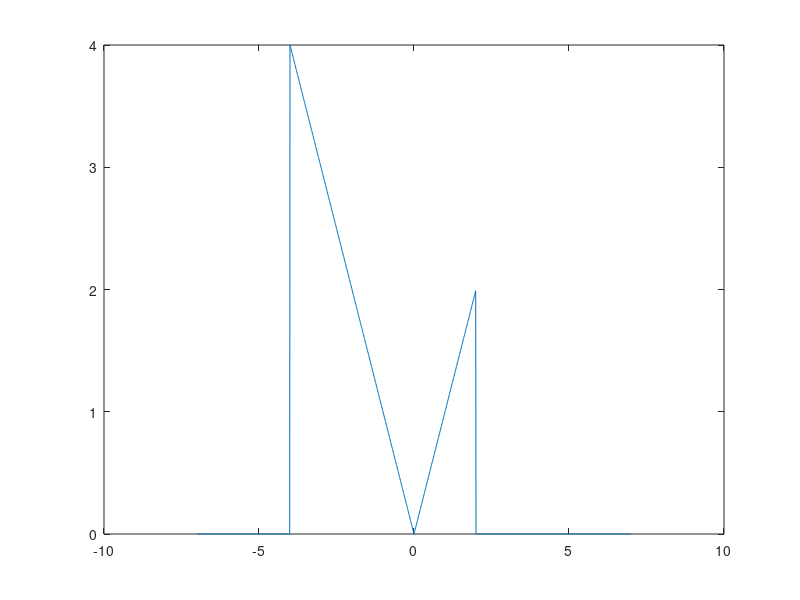

This chart was generated by the following MATLAB code: (Note: this script raises an error after producing the figure.)
%% P01: Señales en tiempo continuo. 
%
%% Integrantes
% * Aleks Adrián Calderón Vázquez
% * Carlos Josafath López Favila
% * Fredy Bautista Dominguez
% * Irvin Adrián Vázquez Ruíz
% * Iván Rodrigo Santacruz Bravo

%% Introduccion
% 
% *|<https://colab.research.google.com/drive/17Dx1yhdjRVXPIbJ-0FxP6GTo0B-tiB3j?usp=sharing Código> de las graficas del punto 4 en Colab|*
% 

%% Objetivos
% * Manipulación básica de MATLAB
% * Gráficas de señales reales y complejas continuas
% * Transformación de señales continuas (escalamientos y traslaciones)
% * Calculo de energía y potencia de señales continuas
%
%% Desarrollo
%
%
%% 1. Reproducir la sección 1.11 del libro de Lathi (versión de clase).
% *_1.11-1 Funciones Anónimas_*
% Para crear una función en MATLAB igualamos el nombre de la función con un
% @ y entre paréntesis la variable independiente de la función, seguida de
% la señal que se representará por la función anónima:
%%
f = @(t) exp(-t).*cos(2*pi*t);
%%
% Damos un valor a t y evaluamos f con el valor de t.
t = 0; f(t)
%%
% Si creamos un vector con distintos valores y evaluamos la función  con
% dicho vector, obtendrémos otro vector de la misma dimensión con los
% valores obtenidos de evaluar la función con el vector. Ejemplo:
%%
t = (-2:2); % creamos un vector con valores enteros desde -2 hasta 2
f(t)
%%
% El comando *plot()* grafica el resultado de la evaluación, con valores de
% f(t) contra los de t.
%%
plot(t,f(t));
xlabel('t'); ylabel('f(t)'); grid;
%%
% Con los pocos valores que obtuvimos en el vector de t, la gráfica creada
% no es tan exacta. Normalmente para funciones oscilatorias, graficar entre
% 20 y 200 puntos por oscilación es adecuado. En este caso ocupamos 100
% puntos, por lo que el vector de t tendrá una dimensión de 1x100.

t = (-2:0.01:2);
%%
% La función es evaluada y graficada nuevamente con los 100 valores del
% vector t:

plot(t,f(t));
xlabel('t'); ylabel('f(t)'); grid;
%%
% *_Operadores Relacionales y la Función del Paso Unitario_*
%
% En MATLAB, un operador relacional compara dos elementos. Si la 
% comparación es verdadera, se devuelve un verdadero (1) lógico. Si la 
% comparación es falsa, se devuelve un falso lógico (0). A veces llamadas 
% funciones indicadoras, los operadores relacionales indican si una condición 
% es verdadera.
% La función de Paso Unitario ya está definida usando el operador menor o
% igual que:

%%
u = @(t) 1.0.*(t>=0);
%%
% Cualquier función que tenga una discontinuidad, como el paso unitario,
% será dificil de graficar. Por ejemplo si graficamos con pocos puntos:
%%
t = (-2:2); plot(t,u(t));
xlabel('t'); ylabel('u(t)'); 
%%
% MATLAB conecta los datos de las gráficas con lineas por lo tanto no
% parece haber una discontinuidad en t=0. es por eso que se ocupan muchos
% más valores a la hora de realizar la gráfica. Tabién se ajustan los
% límites de graficación de la gráfica, para poder ver con mayor campo de
% visión la gráfica.
%%
t = (-2:0.01:2); plot(t,u(t));
xlabel('t'); ylabel('u(t)');
axis([-2 2 -0.1 1.1]); 
%% 
% La función _axis_ tiene como argumento un vector de 4 elementos, a los
% que la función lee como: valor mínimo en x, valor máximo en x, valor
% mínimo en y, y por último, valor máximo en y: axis([xmin xmax ymin
% ymax]).
%%
% Los operadores relacionales pueden ser combinados usando AND, OR y NOT
% lógicos:
%%
 p = @(t) 1.0.*((t>=0)&(t<1));
 t = (-1:0.01:2); plot(t,p(t));
 xlabel('t'); ylabel('p(t) = u(t)-u(t-1)');
 axis([-1 2 -.1 1.1]); 
 %%
 % En la función anónima *p* estamos graficándo el valor de p(t)=1 entre 
 % los valores de t mayor o igual a 0 y menor que 1.
 %%
 % *_Visualización de Operaciones en la Variable Independiente_*
 %
 % Es común encontrar distintas operaciones en las señales como lo son las 
 % traslaciones y los escalamientos y las funciones anónimas de MATLAB nos
 % ayudan a su estudio.
 % Considerando la señal: 
 % 
 % $$ g(t)=f(t)u(t)=e^{-t} cos(2\pi t)u(t) $$
 %
 % que es una versión causal de f(t), es fácil de representar con una
 % función anónima de MATLAB.
 %%
 g=@(t) f(t).*u(t);
 %%
 % También es posible realizar operaciones combinadas. En este ejemplo
 % haremos un escalamiento horizontal y una traslación horizontal:
 % g(t)=(2t+1) y la graficaremos para comparar con la función original
 % g(t).
 %%
 t=(-2:0.01:2);
 plot(t,g(2*t+1)); 
 xlabel('t'); ylabel('g(2t+1)'); grid;
 %% 
 % Ahora graficaremos g(-t+1) que es una traslación horizontal y una
 % inversión respecto al eje vertical:
 %%
 plot(t,g(-t+1));
 xlabel('t'); ylabel('g(-t+1)'); grid;
 %%
 % Y finalmente haremos una suma de las dos funciones anteriores que darán
 % lugar a una nueva función h(t).
 % h(t)=g(2t+1)+g(-t+1)
 %%
 plot(t,g(2*t+1)+g(-t+1)); 
 xlabel('t'); ylabel('h(t)'); grid;
 %%
 % *_1.11-4 Integración Numérica y Estimación de la Energía de una Señal_*
 % 
 % Para calcular la Energía de una Señal necesitamos realizar una integral
 % del cuadrado de las señales. Para facilitar y agilizar estos cálculos
 % podemos realizar este cálculo en MATLAB por medio de la integración
 % numérica.
 %
 % Considerando la señal:
 %
 % $$ x(t)=e^{-t}(u(t)-u(t-1)) $$
 %
 % su energía se calcula como:
 %
 % $$ E_{x(t)}=\int_{-\infty}^{\infty} \mid{x(t)}\mid ^2 \,dt = \int_0^1 e^{-2t}\,dt  $$
 %%
 % Calculandola por integración numérica con MATLAB:
 %%
 x = @(t) exp(-t).*((t>=0)&(t<1));
 %%
 % con un $$ \triangle{t}=0.01 $$ creamos el vector t:
 %%
 t=(0:0.01:1);
 %%
 % El resultado del cálculo usando el comando _sum()_ es:
 %%
 E_x=sum(x(t).*x(t)*0.01)
 %%
 % El resultado no es correcto, pero disminuyendo $$ \triangle{t} $$ la
 % aproximación mejorará
 %
 % Matlab tiene una función que aplica una mejor técnica de integración 
 % numérica llamada cuadratura de Simpson adaptativa recursiva.
 % Para hacerlo, ocupamos _quad()_ que requiere una función, un límite
 % inferior de integración, un límite duperior de integración.
 % No necesitamos especificar $$ \triangle{t} $$
 %%
 x_squared = @(t) x(t).*x(t);
 E_x = quad(x_squared,0,1)
 %%
 % Estas mismas técnicas son ocupadas para estimar la energía de una señal
 % compleja. Considere la señal g(t) que ya se definió anteriormente. Su
 % energía se describe como: 
 %
 % $$ E_q = \int_0^{\infty} e^{-2t}{cos(2\pi t)}^2\,dt $$
 %
 % y una solución muy cercana es calcularla con MATLAB:
 %%
 g_squared = @(t) g(t).*g(t);
 %%
 % Aunque el límite de integración superior es hasta el infinito, la
 % exponencial decae hasta tener valores efectivos de cero mucho antes de
 % 100. Por lo tanto el límite inferior de la suma será t=100 y $$
 % \triangle{t}=0.001 $$ 
 %% 
 t = (0:0.001:100);
 E_g = sum(g_squared(t)*0.001)
 %%
 % Y calculando E_q con _quad()_:
 %%
 E_g = quad(g_squared,0,100)
 
 %% 
 % Podemos notar que ambas soluciones son muy parecidas o casi iguales.
 %%
 % *DRILL 1.21 Computing Signal Energy with MATLAB*
 %
 % Usa MATLAB para confirmar que la energía de la señal h(t), definida por
 % h(t)=g(2t+1)+g(-t+1), es $$ E_h = 0.37668 $$
 %%
 % Si ocupamos $$ \triangle{t}=0.001 $$
 %%
 h=@(t) g(2*t+1)+g(-t+1);
 t=(-100:0.001:100);
 h_squared=@(t) h(t).*h(t);
 E_h=sum(h_squared(t)*0.001) % Con el comando sum()
 E_h=quad(h_squared,-100,100) % Con el comando quad()
 %%


%% 2. Resuelve el problema 1.2-2 usando las herramientas del paso anterior.
% *Para la señal x(t) de la Fig. P1.2-2 grafica lo siguiente:*
%%
% _*Grafica de la funcion x(t)*_
u = @(t) 1.0.*(t>=0)+0.0.*(t<0);
f = @(t) -t.*(u(t+4)-u(t));
g = @(t) t.*(u(t)-u(t-2));
h = @(t) -t.*(u(t+4)-u(t))+t.*(u(t)-u(t-2))+0.*(t<-4 & t>-2);
t = (-7:0.01:7); 
plot(t,h(t));
plano = gca;
plano.XAxisLocation = "origin";
plano.YAxisLocation = "origin";
grid on;
xlim([-6,4]);
ylim([-1,5]);

%%
% _*(a) x(t-4)*_
plot(t,h(t-4));
plano = gca;
plano.XAxisLocation = "origin";
plano.YAxisLocation = "origin";
grid on;
xlim([-2,8]);
ylim([-1,5]);

%%
% _*(b) x(t/1.5)*_
plot(t,h(t/1.5));
plano = gca;
plano.XAxisLocation = "origin";
plano.YAxisLocation = "origin";
grid on;
xlim([-7,4]);
ylim([-1,5]);

%%
% _*(c) x(-t)*_
plot(t,h(-t));
plano = gca;
plano.XAxisLocation = "origin";
plano.YAxisLocation = "origin";
grid on;
xlim([-4,6]);
ylim([-1,5]);

%%
% _*(d) x(2t-4)*_
plot(t,h(2*t-4));
plano = gca;
plano.XAxisLocation = "origin";
plano.YAxisLocation = "origin";
grid on;
xlim([-1,4]);
ylim([-1,5]);

%%
% _*(e) x(2-t)*_
plot(t,h(2-t));
plano = gca;
plano.XAxisLocation = "origin";
plano.YAxisLocation = "origin";
grid on;
xlim([-2,8]);
ylim([-1,5]);

%% 3. Resuelve el problema 1.11-1, los ejes deben mostrarse en el origen además de la edición de tu preferencia.
% _*Grafica de la funcion x(t)*_
% Proporcione el código y la salida de MATLAB que tracen la porción impar
 % x0(t) de la función $$ x(t)= 2^{\ -t}cos(2\pi t)u(t- \pi) $$
 % 
 %
syms t;
X1=(2^-t)*cos(2*pi*t)*heaviside(t-pi);
X2=subs(X1,t,-t);
Ximpar=(X1-X2)/2;
fplot(Ximpar,[-3*pi 3*pi],'r');
grid on;
title('Problema 1.11-1');
ylabel('x_0(t)');
xlabel('t');
%%

u = @(t) 1.0.*(t>=0)+0.0.*(t<0);
x = @(t) ((2.^-t).*cos(2*pi*t)).*u(t-pi);
t = (-5:0.01:7);
plot(t,x(t));
plano = gca;
plano.XAxisLocation = "origin";
plano.YAxisLocation = "origin";
grid on;
xlim([-2,7]);
ylim([-0.2,0.2]);

%% 
% _*Parte impar de la funcion x(t)*_
x0 = (x(t)-x(-t))/2;
plot(t,x0);
plano = gca;
plano.XAxisLocation = "origin";
plano.YAxisLocation = "origin";
grid on;
xlim([-2,7]);
ylim([-0.2,0.2]);

%% 4. Construye la grafica de  
% 
% 
% $$\sum_{k=1}^{10}cos(2\pi kt) $$
% 
clc;
clear;
syms t;
X=0;
for i=1:10 
    X=X+cos(t*2*pi*i);
end
subplot(2,2,1);
fplot(X,[-2 2],'g');
title('x(t) de -2 a 2');
ylabel('x(t)');
xlabel('t');
grid on;
plano = gca;
plano.XAxisLocation = "origin";
plano.YAxisLocation = "origin";
grid on;

subplot(2,2,2);
fplot(X,[-0.2 0.2],'r');
title('x(t) de -0.2 a 0.2');
ylabel('x(t)');
xlabel('t');
grid on;
plano = gca;
plano.XAxisLocation = "origin";
plano.YAxisLocation = "origin";
grid on;

subplot(2,2,3);
fplot(X,[0.3 0.7],'k');
title('x(t) de 0.3 a 0.7');
ylabel('x(t)');
xlabel('t');
grid on;
plano = gca;
plano.XAxisLocation = "origin";
plano.YAxisLocation = "origin";
grid on;

subplot(2,2,4);
fplot(X,[0 1],'b');
title('x(t) de 0 a 1');
ylabel('x(t)');
xlabel('t');
grid on;
plano = gca;
plano.XAxisLocation = "origin";
plano.YAxisLocation = "origin";
grid on;

clc;

%% 5. Resuelve el problema 1.11-3, agrega como inciso (e) la gráfica de $x(t)$ para $t\in[-10,10]$
%
% Defina x (t) = (e^t (1 + j2π))* u (−t) y y (t) = Re ( 2x( −5 − t)/ 2) .
% (a) Use MATLAB para graficar Re {x (t)} versus Im {x (at)} para a = 0.5, 1 y 2 y −10≤ t ≤10. ¿Qué importancia tiene el factor de escala en la forma de la figura resultante?
% (b) Utilice MATLAB para graficar y (t) sobre −10≤t≤ 10. Determine analíticamente el tiempo t0 donde y (t) tiene una discontinuidad de salto. Verifique su cálculo de t0 usando la gráfica de y (t). 
% (c) Utilice MATLAB y la integración numérica para calcular la energía Ex de la señal x (t). 
% (d) Utilice MATLAB y la integración numérica para calcular la energía Ey de la señal y (t).
% (e)  Utilice MATLAB para graficar x (t) sobre −10≤t≤ 10
clc;
clear;
syms t;
X=exp(t*(1+2*pi*j))*heaviside(-t);
Y=real(2*subs(X,t,(-5-t)/2));
x_t=matlabFunction(X);
y_t=matlabFunction(Y);
% A) Grafica la parte real de x(t) vs la parte imaginaria de x(at)
t=linspace(-10,10,100);
for i=1:3
    switch i
        case 1
            a=0.9;
        case 2
            a=1;
        case 3
            a=2;
    end
 figure ;
plot(real(x_t(t)),imag(x_t(a.*t)));
grid on;
title('parte real de x(t) vs la parte imaginaria de x(at) con a=',a);
xlabel('real(x(t))');
ylabel('imag(x(at))');
end
%B) Gráfica de y(t) de -10 a 10
figure;
plot(t,y_t(t),'g');
title('y(t) vs t');
ylabel('y(t)');
xlabel('t');
grid on;
%c) Energia de x(t)
clear t
syms t;
Ex=int((real(X)^2)+(imag(X)^2),t,-inf,inf);
Ex
%d) Energia de y(t)
Ey=int(Y^2,t,-inf,inf);
Ey
%Gráfica de y(t) de -10 a 10
t=linspace(-10,10,100);
plot3(real(x_t(t)),imag(x_t(t)),t,'r');
title('x(t) vs t');
ylabel('imag(x(t))');
xlabel('real(x(t))');
zlabel('t');
grid on;
%

%% 6. Construya una app que permita (consultar los ejemplos preconstruidos)
%
% * Gráficar señales en tiempo continuo reales, el usuario ingresa la definición de la señal en el formato especifico
% * El usuario puede definir el intervalo de la gráfica
% * El usuario puede seleccionar el tipo de transformación (horizontal,
% vertical o combinación) que desee realizar a la señal, la app deberá mostrar la gráfica de esta transformación.
%
% Con la ayuda de la Interfaz AppDesigner que ofrece Matlab se creo una
% App que es capaz de graficar una señal real en tiempo continuo con las
% limitaciones de escritura que tiene Matlab en si.
%
% NOTA.- La aplicación está en el archivo .zip cargado pero como se le adjuntaron imágenes es necesario adjuntarlas para que le corra sin problemas
% 
% 
% 

